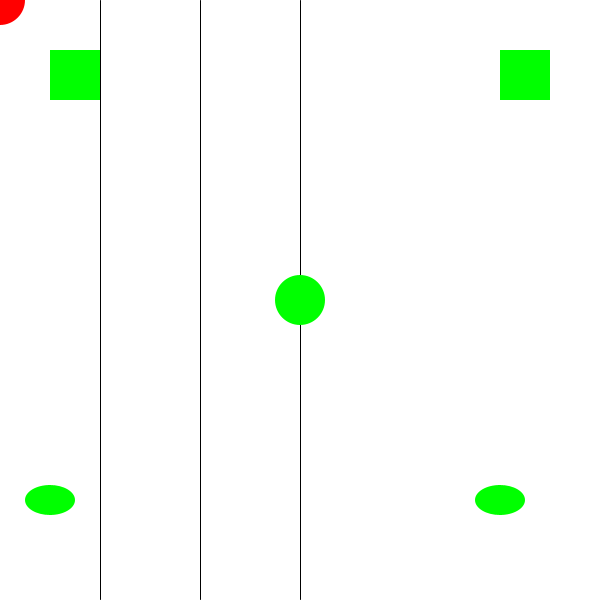
Frame 1 (no input)
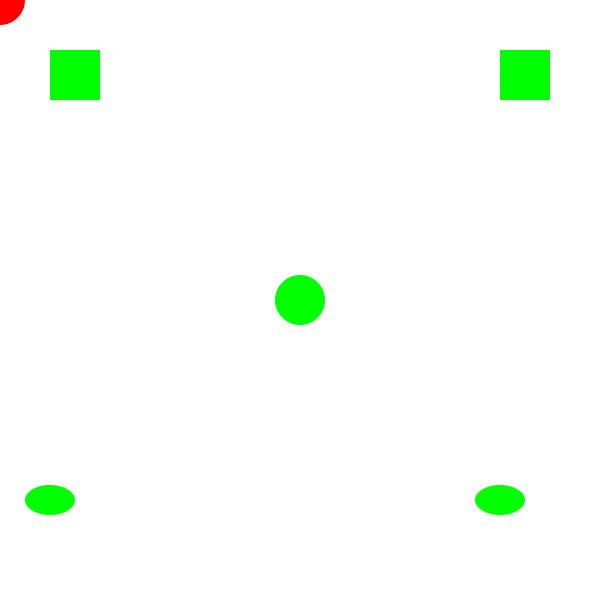
Frame 60 (the mouse pressed at the canvas centre just before this capture)
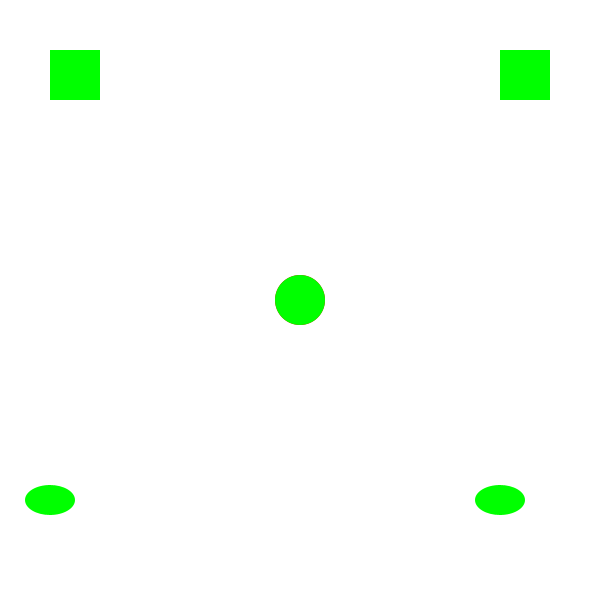
Frame 120 (the mouse held since frame 60 and released just before this capture)

The Processing sketch that drew these frames (run headless with seeded random() and noise(); from frame 60 on, the mouse is pressed at the canvas centre):

// Processing sketch: processing_150179
// ── processing_150179.pde

void setup(){
    size(600,600);
}
void draw(){
    background(255);
    fill(255,0,0);
    line(100,0,100,height-1);
    line(200,0,200,height-1);
    line(300,0,300,height-1);
    noStroke();
    ellipse(mouseX,mouseY,50,50);
    fill(0,255,0);
    if(mouseX<200&&mouseX>100){
       fill(0,0,255);
    }
    if(mouseX<300&&mouseX>200){
       fill(200,200,20);
    }
    if(mouseX>300){
       fill(150,0,150);
    }
    rect(500,50,50,50);
    ellipse(500,500,50,30);
    rect(50,50,50,50);
    ellipse(50,500,50,30);
    ellipse(300,300,50,50);
}
